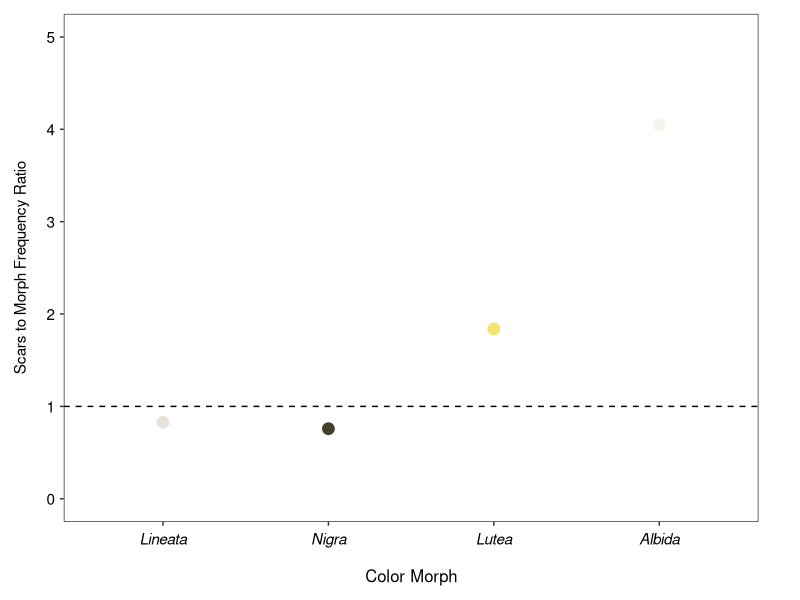

Write R code to recreate this figure.
#####################################################################################################
#### Frequencies of scars at the source and experiment localities (Aguncheiro and Cabo Silleiro) ####
#####################################################################################################

###### Packages #######
library(tidyverse) # Basic plots and statistical analyses

####### Dataset #######
setwd("/Users/juangefaellborras/Desktop/Juancho/Work/Research/Littorina/Projects/TetheringPredation/TP_4ManuScript/TP_MS_OpenData&Scripts/Data") # Set the directory of the dataset file
read.csv("Data_FreqDet.csv") # Read the FrequencyDetermination dataset

####### Data handling and overview #######
FreqDet <- read.csv("Data_FreqDet.csv") %>% 
  mutate(ColorMorph = factor(ColorMorph, levels = c("Lineata", "Nigra", "Lutea", "Albida"))) # Set a shortcut name for the dataset and convert ColorMorph to factor
str(FreqDet) # Check the structure of the data

####### Preparatory analyses #######
### Are the samplings homogeneous for color morphs counts?
FreqDet %>%
  filter(Locality == "Aguncheiro") %>%
  xtabs(formula = Count ~ ColorMorph + Sampling) %>%
  { list(
    ContingencyTable = .,
    FisherTest = fisher.test(., simulate.p.value = TRUE) # Fisher's exact test (to avoid problems with Chi-square)
  )
  } %>%
  print()
  # OUTPUT: The color morph counts are homogeneous between samplings and therefore can be grouped

### Are the samplings homogeneous for Scars counts?
FreqDet %>% 
  filter(Locality == "Aguncheiro") %>% # Filter cases from Aguncheiro
  xtabs(formula = CountScars ~ ColorMorph + Sampling) %>% # Create a contingency table
  { list(
    ContingencyTable = .,
    FisherTest = fisher.test(., simulate.p.value = TRUE) # Fisher's Exact test with Monte Carlo simulations
  )
  } %>%
  print()
  # OUTPUT: The scars counts are homogeneous between samplings and therefore can be grouped

### Chi-square for intensity of predation (Scar Counts) in Aguncheiro and Cabo Silleiro
FreqDet %>%
  group_by(Locality) %>% 
  summarize(TotalMorphCounts = sum(Count),
            TotalScarCounts = sum(CountScars)) %>% 
  with({
    ContingencyTable <- matrix(c(TotalScarCounts, TotalMorphCounts - TotalScarCounts), ncol = 2)
    print( ContingencyTable)
    ChisqTest <- chisq.test( ContingencyTable)
    print(ChisqTest)
  })
  # OUTPUT: No differences in predation intensity between both localities

####### Table 1 /// Percentages of ColorMorphs and Scars, plus Relative incidence of Scars per morph #######
FreqDet %>%
  group_by(Locality, ColorMorph) %>%
  summarize(TotalMorphCounts = sum(Count),
            TotalScarCounts = sum(CountScars)) %>% 
  mutate(PercentageMorphCounts = (TotalMorphCounts / sum(TotalMorphCounts)) * 100,
         PercentageScarCounts = (TotalScarCounts / TotalMorphCounts) * 100,
         RelativeIncidenceOfScars = (TotalScarCounts / sum(TotalScarCounts)) * 100,
         ScarsToMorphRatio = (RelativeIncidenceOfScars / PercentageMorphCounts)) %>%
  print()

####### Comparison of scars between color morphs in Aguncheiro #######
### Fisher's test for Scar Counts between color morphs in Aguncheiro (without excluding any ColorMorph)
FreqDet %>%
  group_by(Locality, ColorMorph) %>%
  summarize(TotalMorphCounts = sum(Count),
            TotalScarCounts = sum(CountScars)) %>%
  filter(Locality == "Aguncheiro") %>%
  with({
    ContingencyTable <- matrix(c(TotalScarCounts, TotalMorphCounts - TotalScarCounts), ncol = 2)
    print(ContingencyTable) 
    fisher.test(ContingencyTable, simulate.p.value = TRUE) %>% 
      print()
  })
  # OUTPUT: Significant differences in Scars between color morphs

### Fisher's exact test for Scar Counts between color morphs in Aguncheiro (excluding Albida, which has low n)
FreqDet %>%
  group_by(Locality, ColorMorph) %>%
  summarize(TotalMorphCounts = sum(Count),
            TotalScarCounts = sum(CountScars)) %>%
  filter(Locality == "Aguncheiro") %>%
  subset(ColorMorph != "Albida") %>%
  with({
    ContingencyTable <- matrix(c(TotalScarCounts, TotalMorphCounts - TotalScarCounts), ncol = 2)
    print(ContingencyTable) 
    fisher.test(ContingencyTable, simulate.p.value = TRUE) %>% # Fisher's Exact test with Monte Carlo simulations
      print()
  })
  # OUTPUT: When Albida cases (low n) are excluded, significant differences in Scars between color morphs disappear

####### Figure 2 /// Scars to morph frequency ratio for each color morph #######
### Select the data
FreqDet_Figure2 <- FreqDet %>%
  group_by(Locality, ColorMorph) %>%
  summarize(TotalMorphCounts = sum(Count),
            TotalScarCounts = sum(CountScars)) %>% 
  mutate(PercentageMorphCounts = (TotalMorphCounts / sum(TotalMorphCounts)) * 100,
         PercentageScarCounts = (TotalScarCounts / TotalMorphCounts) * 100,
         RelativeIncidenceOfScars = (TotalScarCounts / sum(TotalScarCounts)) * 100,
         ScarsToMorphRatio = (RelativeIncidenceOfScars / PercentageMorphCounts)) %>%
  filter(Locality == "Aguncheiro")

### Graph
FreqDet_Figure2 %>% 
  ggplot(aes(x = ColorMorph, y = ScarsToMorphRatio)) +
  geom_point(size = 3, stroke = 1, aes(colour = ColorMorph), show.legend = FALSE) +
  geom_hline(yintercept = 1, linetype = "dashed") +
  labs(x = "Color Morph", y = "Scars to Morph Frequency Ratio") +
  theme_bw() +
  ylim(0, 5) +
  theme(panel.grid.major = element_blank(),
        panel.grid.minor = element_blank(), 
        axis.text.x = element_text(color = "black", margin = margin(t=5), size=11),
        axis.text.y = element_text(color = "black", margin = margin(r=4),size=11),
        axis.title.x = element_text(margin = margin(t = 12), size = 12), 
        axis.title.y = element_text(margin = margin(r = 12), size = 11),
        plot.margin = margin(t = 10, b =10, l = 10, r = 30)) +  
  scale_x_discrete(labels = expression(italic("Lineata"), italic("Nigra"), italic("Lutea"), italic("Albida"))) +
  scale_color_manual(values = c("#E7E3DC", "#473F2D", "#F2E66E", "#F6F5ED"))
